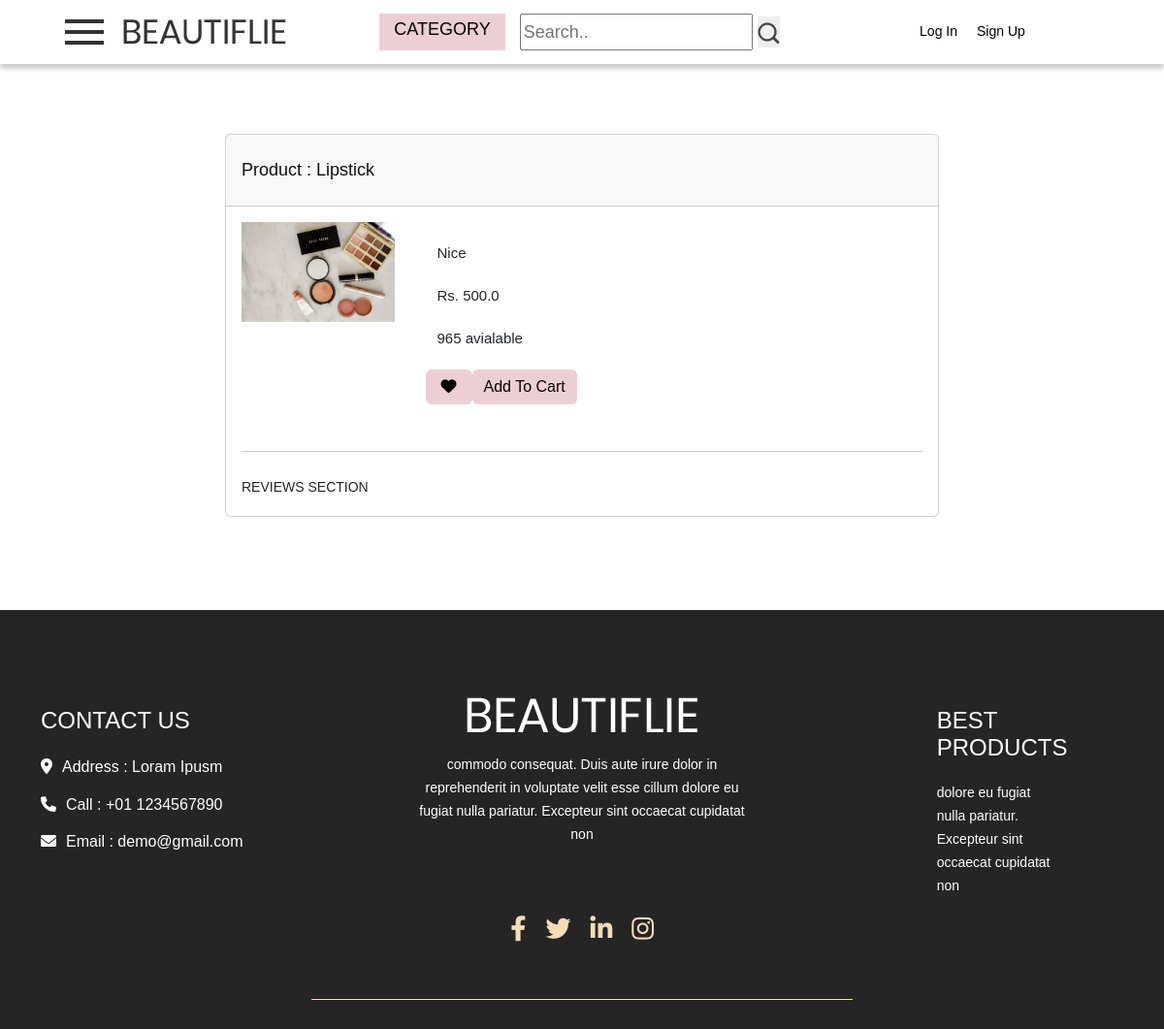
Page /view/1 on the earlier database version.
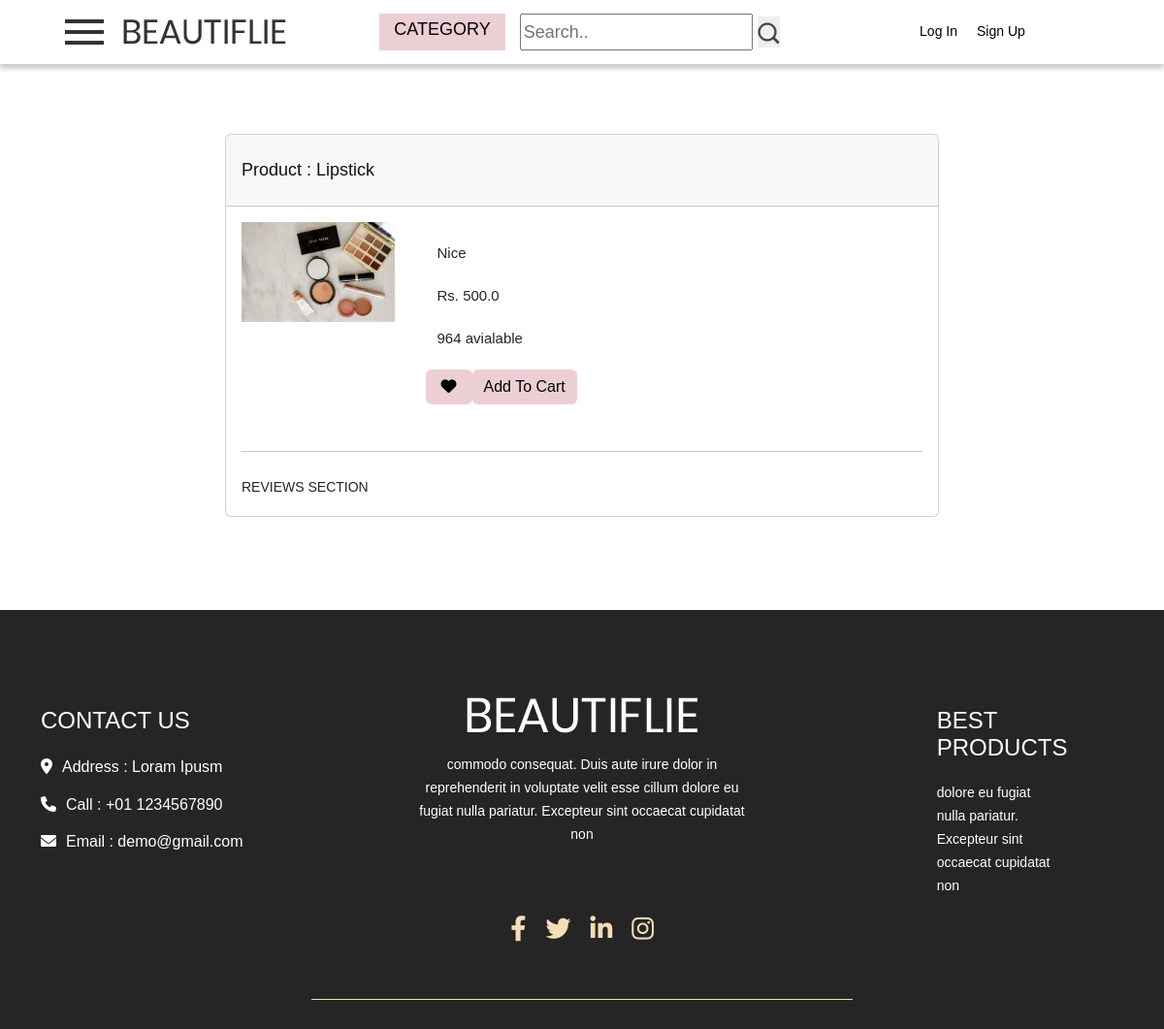
Same page on the later database version.
### products/models.py (models this page shows, shortened)
class Products(models.Model):
    seller=models.ForeignKey(Sellers,default=1,on_delete=models.CASCADE)
    product_id = models.AutoField(primary_key=True)
    product_name=models.CharField(max_length=100,null=True)
    price = models.FloatField(null=False)
    description = models.TextField(null=True)
    category = models.CharField(choices=CATEGORY_CHOICES,max_length=30,null=True)
    quantity  = models.IntegerField(default=0,null=True)
    product_image = models.ImageField(upload_to='product',null=True,default = None)

### main/views.py (the view)
# urls.py: path('view/<id>',views.view,name='view'),
def view(request,id):
    product = Products.objects.get(product_id=id)
    return render(request,'main/view.html',{'product':product})

### main/templatetags/custom_tags.py (called while the page is built)
@register.simple_tag
def categories():
    return CATEGORY_CHOICES

### templates/main/view.html (shortened to what this page needs)
{%extends "main/base.html"%}
{%block header%}
{% include "main/header.html" %}
      {%endblock%}
{% block main-content%}
<section class="h-100 gradient-custom">
    <div class="container py-5">
      <div class="row d-flex justify-content-center my-4">
        <div class="col-md-8">
          <div class="card mb-4">
            <div class="card-header py-3">
              <h3 class="mb-0">Product : {{product.product_name}}</h3>
            </div>
            <div class="card-body">
              <div class="row">
                <div class="col-lg-3 col-md-12 mb-4 mb-lg-0">
                  <div class="bg-image hover-overlay hover-zoom ripple rounded" data-mdb-ripple-color="light">
                    <img src="{{MEDIA_ROOT}}/{{product.product_image}}"
                      class="w-100" alt="{{i.products.product_name}}" />
                  </div>
                </div>
                <div class="col-md-8">
                  <p>{{product.description}}</p>
                  <p>Rs. {{product.price}}</p>
                  <p>{{product.quantity}} avialable</p>
                  <form method='POST' action="{% url 'add_to_wishlist' product.product_id %}">
                  <div class="d-flex mb-4" style="max-width: 300px">
                    <button class="btn btn-primary px-3 ms-2"  value='remove' name='remove'>
                        <i class="fas fa-heart"></i>
                    </button>
                </form>
                {%if request.username != '' %}
                <a href="{% url 'addToCart' product.product_id %}" class="btn btn-primary">Add To Cart</a>
                {%endif%}
                </div>
                </div>
              </div>
              <hr class="my-4" />
              <div class="reviews">REVIEWS SECTION</div>
            </div>
            </div>
          </div>
        </div>
  </section>{% endblock %}

### templates/main/base.html (shortened to what this page needs)
{% load custom_tags %}
<!DOCTYPE html>
<html lang="en">
   <head>
      <link rel="stylesheet" type="text/css" href="/static/css/mybase.css">
      <link rel="stylesheet" type="text/css" href="/static/css/bootstrap.min.css">
      <link rel="stylesheet" type="text/css" href="/static/css/style.css">
      <link rel="stylesheet" href="/static/css/responsive.css">
      <link rel="stylesheet" href="https://cdnjs.cloudflare.com/ajax/libs/font-awesome/6.0.0-beta3/css/all.min.css">
      <link rel="stylesheet" href="/static/css/jquery.mCustomScrollbar.min.css">
      <link rel="stylesheet" href="/static/css/netdna.css">
      <link href="/static/css/fontsGoogleApis.css" rel="stylesheet">
      <link rel="stylesheet" href="/static/css/owl.carousel.min.css">
      <link rel="stylesheet" href="/static/css/owl.theme.default.min.css">
      <link rel="stylesheet" href="/static/css/fancybox.css" media="screen">
      <link href="/static/css/gijgo.css" rel="stylesheet" type="text/css" />
      <link rel="stylesheet" href="/static/css/order.css">
      <link rel="stylesheet" href="/static/css/checkout.css">
      <link rel="stylesheet" href="/static/css/custom.css">
   </head>
   <body>
    {% block header %}{% endblock %}
    {% block main-content %}{% endblock %}
      {% block footer %}
      {% include 'main/footer.html' %}
      {% endblock %}
   </body>
</html>

### templates/main/header.html (shortened to what this page needs)
{% load custom_tags %}
<div class="header_section">
    <div class="container-fluid">
        <div class="header-1">
          <span class="toggle_icon" onclick="openNav()"><img src="/static/images/toggle-icon.png"></span>
          <a class="logo" href="{% url 'index' %}"><img src="/static/images/logo.png"></a>
        </div>
        <div class="header-2">
            <div class="form-inline login_text">
              <ul class="nav-list">
                <li class="dropdown dropbtn">
                  <a >Category</a>
                </li>
                <li class="search-li">
                  <form class="example" id="search-form">
                    <input type="text" placeholder="Search.." name="searchText" id="searchText">
                    <button type="submit">
                      <img src="/static/images/search-icon.png" alt="Search">
                    </button>
                </form>
                </li>
              </ul>
            </div>
        </div>
        <div class="header-3">
          {% if request.user.is_authenticated %}
            <li>Hi {{ request.user }}!</li>
            <li>
              <a href="{% url 'cart' %}" class="cart-link">
                <img class="cart-image" src="/static/images/bag-icon.png">
                <span class="cart-count">{{cart_count}}</span>
              </a>
            </li>
            <li class="link-item" id='a'>
              <a href="{% url 'wishlist' %}" style="color:black;"><i class="fas fa-heart"></i></a>
            </li>
            <li>
              <div class="dropdown">
                <button class="dropbtn"><img src="/static/images/user-icon.png"></button>
                <div class="dropdown-content">
                  <a href="{% url 'myprofile' request.user %}" style="color:black;">Profile</a>
                  <a href="{% url 'order' %}" style="color:black;">Orders</a>
                  <a href="{% url 'logout' %}" style="color:black;">Logout</a>
                  <a href="{% url 'folder' %}" style="color:black;">Folders</a>
                </div>
              </div>
            </li>
          {% else %}
            <li>
              <div class="login_text">
                <li class="link-item" id='a'><a href="/acc/login/" style="color:black;">Log In</a></li>
                <li class="link-item" id='a'><a href="/acc/register/" style="color:black;">Sign Up</a></li>
              </div>
            </li>
          {% endif %}
        </div>
    </div>
  </div>

### templates/main/footer.html (shortened to what this page needs)
<div class="footer_section layout_padding">
    <div class="container">
       <div class="contact_section_2">
          <div class="row">
             <div class="col-sm-4">
                <h3 class="address_text">Contact Us</h3>
                <div class="address_bt">
                   <ul>
                      <li>
                         <a href="#">
                         <i class="fa fa-map-marker" aria-hidden="true"></i><span class="padding_left10">Address : Loram Ipusm</span>
                         </a>
                      </li>
                      <li>
                         <a href="#">
                         <i class="fa fa-phone" aria-hidden="true"></i><span class="padding_left10">Call : +01 1234567890</span>
                         </a>
                      </li>
                      <li>
                         <a href="#">
                         <i class="fa fa-envelope" aria-hidden="true"></i><span class="padding_left10">Email : demo@gmail.com</span>
                         </a>
                      </li>
                   </ul>
                </div>
             </div>
             <div class="col-sm-4">
                <div class="footer_logo_1"><a href="{% url 'index' %}"><img src="/static/images/footer-logo.png"></a></div>
                <p class="dummy_text">commodo consequat. Duis aute irure dolor in reprehenderit in voluptate velit esse cillum dolore eu fugiat nulla pariatur. Excepteur sint occaecat cupidatat non</p>
             </div>
             <div class="col-sm-4">
                <div class="main">
                   <h3 class="address_text">Best Products</h3>
                   <p class="ipsum_text">dolore eu fugiat nulla pariatur. Excepteur sint occaecat cupidatat non</p>
                </div>
             </div>
          </div>
       </div>
       <div class="social_icon">
          <ul>
             <li>
                <a href="#"><i class="fa fa-facebook" aria-hidden="true"></i></a>
             </li>
             <li>
                <a href="#"><i class="fa fa-twitter" aria-hidden="true"></i></a>
             </li>
             <li>
                <a href="#"><i class="fa fa-linkedin" aria-hidden="true"></i></a>
             </li>
             <li>
                <a href="#"><i class="fa fa-instagram" aria-hidden="true"></i></a>
             </li>
          </ul>
       </div>
    </div>
 </div>

### main/static/css/mybase.css (style rules this page uses)
html { scroll-behavior: smooth; }
.link-item { color: black; }
.login_text li { color: black !important; }
#a { float: left; list-style-type: none; }
.btn-primary, .btn-primary:active, .btn-primary:visited, .btn-primary:hover, .btn-primary border-color { background-color: #eccfd5 !important; border : #eccfd5 !important; }
.btn-primary { --bs-btn-color: black !important; }

### main/static/css/style.css (style rules this page uses)
* { box-sizing: border-box !important; transition: ease all 0.5s; }
html { scroll-behavior: smooth; }
body { color: #666666; font-size: 14px; line-height: 1.80857; font-weight: normal; overflow-x: hidden; font-family: 'Open Sans', sans-serif; }
a { color: #1f1f1f; text-decoration: none !important; outline: none !important; -webkit-transition: all .3s ease-in-out; -moz-transition: all .3s ease-in-out; -ms-transition: all .3s ease-in-out; -o-transition: all .3s ease-in-out; transition: all .3s ease-in-out; }
h1, h2, h3, h4, h5, h6 { letter-spacing: 0; font-weight: normal; position: relative; padding: 10px 0 10px 0; font-weight: normal; line-height: normal; color: #111111; margin: 0 }
h3 { font-size: 18px }
*, *::after, *::before { -webkit-box-sizing: border-box; -moz-box-sizing: border-box; box-sizing: border-box; }
ul, li, ol { margin: 0px; padding: 0px; list-style: none; }
p { margin: 20px; font-weight: 300; font-size: 15px; line-height: 24px; }
a { color: #222222; text-decoration: none; outline: none !important; }
a, .btn { text-decoration: none !important; outline: none !important; -webkit-transition: all .3s ease-in-out; -moz-transition: all .3s ease-in-out; -ms-transition: all .3s ease-in-out; -o-transition: all .3s ease-in-out; transition: all .3s ease-in-out; }
img { max-width: 100%; height: auto; }
button { border: 0; margin: 0; padding: 0; cursor: pointer; }
.layout_padding { padding-top: 90px; padding-bottom: 0px; }
.header_section { width: 100%; float: left; background-color: white; height: auto; background-size: 100%; box-shadow: 0 5px 5px rgba(0, 0, 0, 0.2); }
.toggle_icon { padding: 10px 0px; }
.login_text { width: 100%; float: left; }
.login_text ul { margin: 0px; padding: 0px; }
.login_text li { font-size: 18px; color: #ffffff; text-transform: uppercase; float: left; padding-left: 15px; padding-right: 15px; }
.login_text a { color: #000000; }
.contact_section_2 { width: 100%; float: left; }
.footer_section { width: 100%; float: left; background-color: #252525; height: auto; background-size: 100%; padding-bottom: 30px; }
.footer_logo_1 { width: 100%; float: left; text-align: center; }
.address_bt { width: 100%; float: left; }
.address_bt ul { margin: 0px; padding: 0px; }
.address_bt li { font-size: 16px; color: #ffffff; padding: 10px 0px 0px 0px; }
.address_bt li a { color: #ffffff; }
.padding_left10 { padding-left: 10px; }
.address_text { font-size: 24px; color: #ffffff; text-transform: uppercase; }
.dummy_text { width: 100%; float: left; font-size: 14px; color: #ffffff; margin: 0px; text-align: center; padding-top: 20px; }
.ipsum_text { width: 65%; float: left; font-size: 14px; color: #ffffff; margin: 0px; padding-top: 10px; }
.main { width: 54%; float: right; }
.social_icon { width: 50%; margin: 0 auto; text-align: center; padding-top: 40px; border-bottom: 1px solid #f5ddb6; padding-bottom: 30px; }
.social_icon ul { margin: 0px; padding: 0px; display: inline-block; text-align: center; }
.social_icon li { float: left; font-size: 26px; color: #f5ddb6; padding: 10px; }
.social_icon li a { color: #f5ddb6; }

### main/static/css/netdna.css (style rules this page uses)
.fa { display: inline-block; font-family: FontAwesome; font-style: normal; font-weight: normal; line-height: 1; -webkit-font-smoothing: antialiased; -moz-osx-font-smoothing: grayscale; }
.fa-heart:before { content: "\f004"; }
.fa-map-marker:before { content: "\f041"; }
.fa-phone:before { content: "\f095"; }
.fa-twitter:before { content: "\f099"; }
.fa-facebook:before { content: "\f09a"; }
.fa-envelope:before { content: "\f0e0"; }
.fa-linkedin:before { content: "\f0e1"; }
.fa-instagram:before { content: "\f16d"; }

### main/static/css/order.css (style rules this page uses)
body { padding: 0px 0px 0px 0px; font-family: Rs.font-default; font-weight: 100; }

Differences in the rows shown:
changed Products "Lipstick": quantity "965" → "964"
